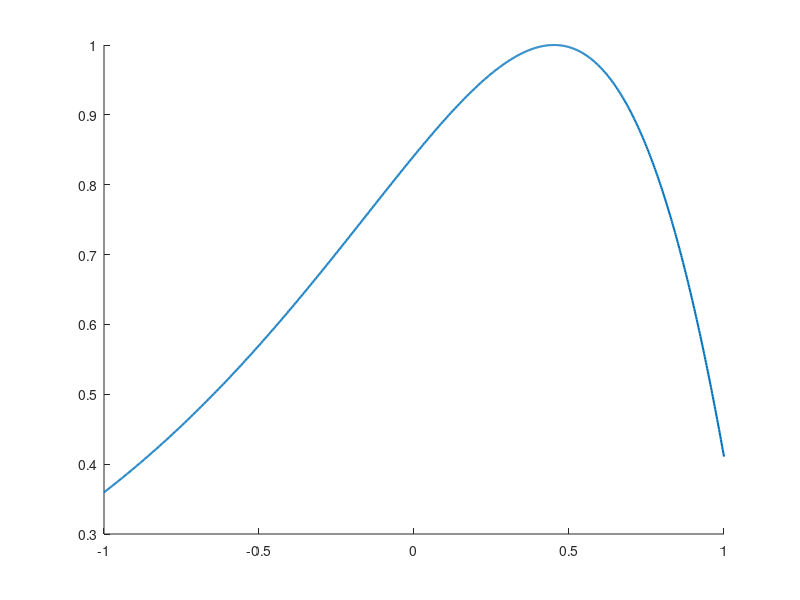

This chart was generated by the following MATLAB code: (Note: this script raises an error after producing the figure.)
f=@(t) sin(exp(t));
clf; hold on;
t=linspace(-1,1,1000);
plot(t,f(t),'displayname','f','linewidth',1.5);
for n=1:4
  y=least_sq_cont_Ceb1(f,n);
  plot(t,y(t),'displayname',strcat('y',num2str(n)),'linewidth',1.5);
end
legend;
set(gca,'fontsize',20)
